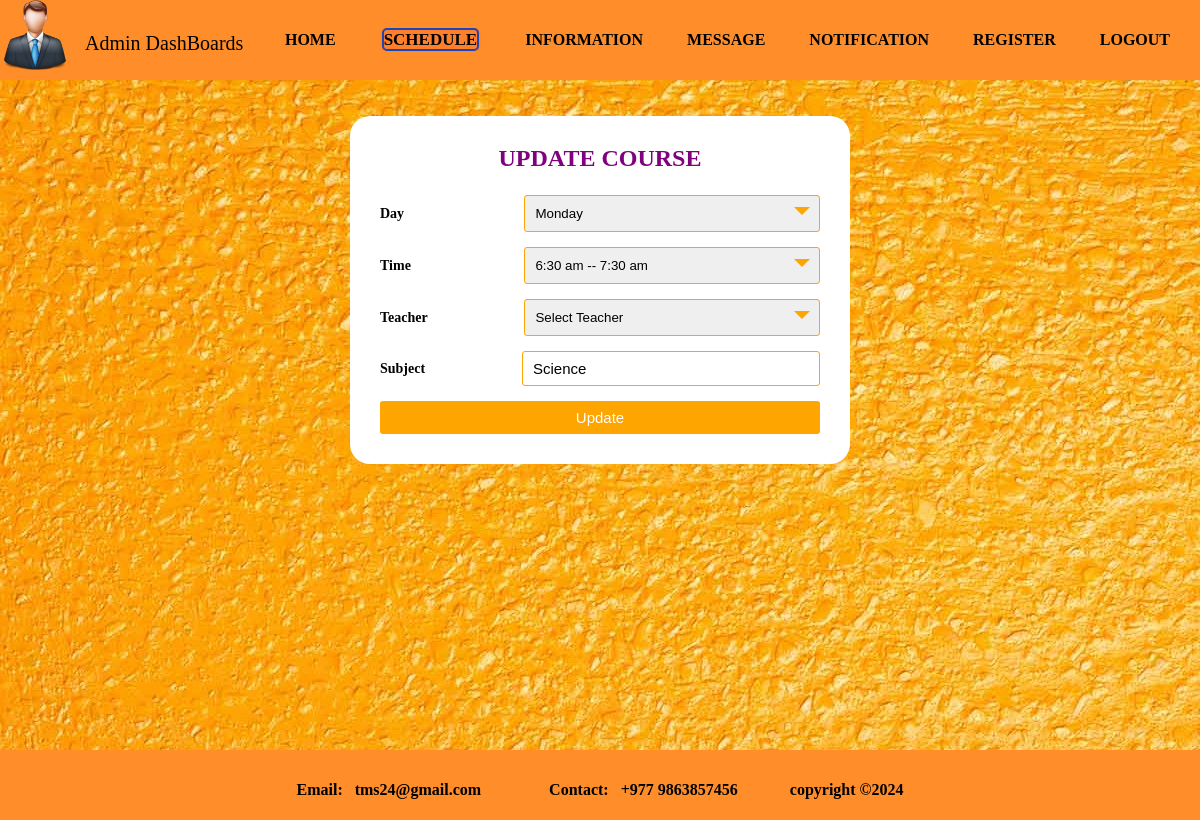
/updatecourse.php?id=13, run on the app's committed database.
### tables this page shows
CREATE TABLE `course` (
  `id` int(100) NOT NULL,
  `day` varchar(255) NOT NULL,
  `time` varchar(255) NOT NULL,
  `subject` varchar(100) NOT NULL,
  `teacher` varchar(100) NOT NULL
);

### updatecourse.php (the view, shortened to what this page needs)
<?php
include("config.php");
$id = $_GET['id'];
$query= "SELECT * FROM course where id='$id'";
$data = mysqli_query($conn,$query);
$result = mysqli_fetch_assoc($data);
?>
<!DOCTYPE html>
<html>
<head>
	<link rel="stylesheet" type="text/css" href="style.css">
</head>
<body>
<div class="wrapper">
	<header>
		<div class="icon">
		<a href='http://localhost/tms/adminhome.php'>
        <img src="img/admindash.jpg" height="70px" width="70px"></a></div>
		<div class="tms">
		<a href='http://localhost/tms/adminhome.php'style="text-decoration: none"><p style="color:black; font-size: 20px;">Admin DashBoards</p></a>
	    </div>
		<nav>
                <ul id='MenuItems'>
                    <li><a href='http://localhost/tms/adminhome.php'><b>HOME</a></li>
                     <li><div class="dropdown" >
 				    <button onclick="myFunction()" class="dropbtn"><b style="background-color:#ff7f2a";><a class="active">SCHEDULE</a></b></button>
                    </div></li>
                    <li><a href='http://localhost/tms/recorddisplay.php'><b>INFORMATION</b></a></li>
                    <li><a href='http://localhost/tms/chatdisplay.php'><b>MESSAGE</b></a></li>
                    <li><a href='http://localhost/tms/notifydisplay.php'><b>NOTIFICATION</b></a></li>
                    <li><a href='http://localhost/tms/displayregister.php'><b>REGISTER</b></a></li>
                    <li><a href='http://localhost/tms/logoutbox.php'><b>LOGOUT</b></a></li>
                </ul>
        </nav>
	</header>
	<section>
		<div class="admin-img">
			<br>
	<div class="container2">
		<form action="#" method="POST">
		<div class="title">
			Update Course
		</div>
	<div class="form2">
	<div class="input_field">
		 <label>Day</label>
		<div class="custom_box">
			<select name="day" required>
		 	<option value="Monday"
		 	<?php
		 		if($result['day'] == 'Monday')
		 		{
		 			echo "selected";
		 		}
		 		?>
		 		>Monday</option>
		 </select>
	</div></div>
	<div class="input_field">
		 <label>Time</label>
		<div class="custom_box">
			<select name="time" required>
		 	<option value="6:30 am -- 7:30 am"
		 	<?php
		 		if($result['time'] == '6:30 am -- 7:30 am')
		 		{
		 			echo "selected";
		 		}
		 		?>
		 	>6:30 am -- 7:30 am</option>
		 </select>
	</div></div>
<div class="input_field">
		 <label>Teacher</label>
		 <div class="custom_box">
			<select name="teacher" required>
		 	<option value="" >Select Teacher</option>
		 	 </select>
	</div></div>
	<div class="input_field">
		 <label>Subject</label>
		 <input type="text" value="<?php echo $result['subject'];?>" class="input" name="subject" required>
	</div>
	<div class="input_field">
		<input type="submit" value="Update" class="btn" name="update">
	</div>
</form>
</div>
</div>
</div>
		<footer><br>
			<p style="color:black; text-align: center; font-style: new time romans"><br>
				Email: &nbsp tms24@gmail.com &nbsp &nbsp &nbsp &nbsp &nbsp &nbsp &nbsp &nbsp
				Contact: &nbsp +977 9863857456 &nbsp; &nbsp; &nbsp; &nbsp; &nbsp; &nbsp; copyright ©2024
			</p>
		</footer>
</body>
</html>

### style.css (style rules this page uses)
html, body, div, span, object, iframe, h1, h2, h3, h4, h5, h6, p, blockquote, pre, abbr, address, cite, code, del, dfn, em, img, ins, kbd, q, samp, small, strong, sub, sup, var, b, i, dl, dt, dd, ol, ul, li, fieldset, form, label, legend, table, caption, tbody, tfoot, thead, tr, th, td, article, aside, canvas, details, figcaption, figure, footer, header, hgroup, menu, nav, section, summary, time, mark, audio, video { margin:0; padding:0; border:0; outline:0; font-size:100%; vertical-align:baseline; background:transparent; }
body { line-height:1; }
article,aside,details,figcaption,figure, footer,header,hgroup,menu,nav,section { display:block; }
nav ul { list-style:none; }
a { margin:0; padding:0; font-size:100%; vertical-align:baseline; background:transparent; }
input, select { vertical-align:middle; }
.wrapper { height: 670px; width: 100%; background-color: #ff7f2a; }
header { height: 80px; width: 100%; background-color: #ff8d2a; }
section { height: 670px; width: 100%; background-color: #EAECEE; }
footer { height: 70px; width: 100%; background-color: #ff8d2a; }
.icon { float: left; }
.tms { float: left; padding: 8px; line-height: 70px; padding-left: 15px; display: ; color: black; text-decoration: none; }
li a { color: black; text-decoration: none; }
nav { float: right; word-spacing: 40px; padding: 0px; margin-right: 30px; }
nav li { display: inline-block; line-height: 80px; }
nav a.active { border: 2px solid #1c45b9; border-radius: 5px; transition: .5s; }
* { margin:0; padding:0; box-sizing: border-box; outline: none; border:none; text-decoration: none; }
* { padding-right: 0; margin: 0; box-sizing: border-box; }
.container2 { max-width: 500px; width: 100%; background-color: white; margin: 20px auto; padding: 30px; box-shadow: 1px 1px 2px rbg(0,0,0,0.125); border-radius: 20px; }
.container2 .title { font-size: 24px; font-weight: 700; margin-bottom: 25px; color: purple; text-transform: uppercase; text-align: center; }
.container2 .form2 { width: 100%; }
.container2 .form2 .input_field { margin-bottom: 15px; display: flex; align-items: center; }
.container2 .form2 .input_field label { width: 200px; margin-right: 10px; font-size: 14px; }
.container2 .form2 .input_field .input, .container2 .form2 .input_field .area { width: 100%; outline: none; border: 1px solid orange; font-size: 15px; padding: 8px 10px; border-radius: 3px; transition: all 0.5s ease; }
.container2 .form2 .input_field .custom_box { position: relative; width: 100%; height: 37px; }
.container2 .form2 .input_field .custom_box select { -webkit-appearance: none; appearance: none; width: 100%; height:100%; padding: 8px 10px; border: 1px solid orange; border-radius: 3px; outline: none; }
.container2 .form2 .input_field .custom_box:before { content: ""; position: absolute; top: 12px; right: 10px; border: 8px solid black; border-color: orange transparent transparent transparent; pointer-events: none; }
.container2 .form2 .input_field .btn { width: 100%; padding: 8px 10px; font-size: 15px; border: 0; background-color: orange; color: white; cursor: pointer; border-radius: 3px; outline: none; }
.container2 .form2 .input_field:last-child { margin-bottom: 0; }
section .admin-img { height: 670px; margin-top: 0px; background-image: url("img/tms11.jpg"); }

### updatecourse.php (style rules this page uses)
.dropdown { position: relative; display: inline-block; border: 2px solid #ff7f2a6e; border-radius: 5px; transition: .5s; line-height: 20px; }
.dropbtn { font-family: new times romans; color: black; text-decoration: none; font-size: 17px; background-color: #ff7f2a6e; }

### data on the page
course: day "Monday", time "6:30 am -- 7:30 am", subject "Science"
